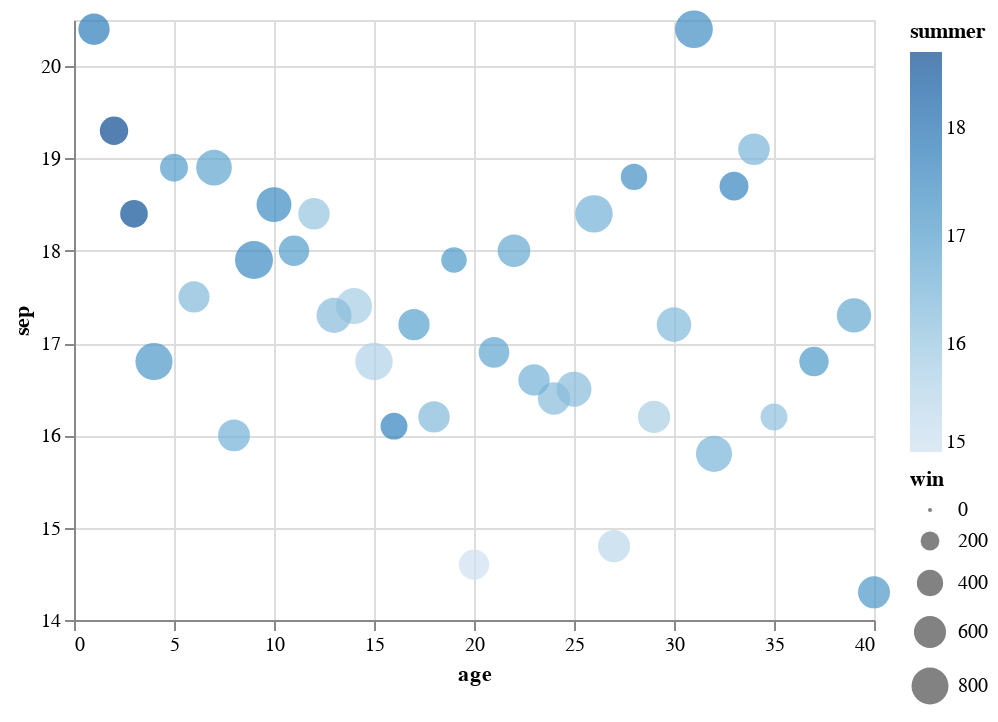

The notebook cell saved with this chart:
### Markdown cell above
## Using Size and Color

This is more of a review from previous sections but one way to visualize more dimensions is by using the size and color attributes of your scatter plots. This is rather intuitive.

### Code cell
import pandas as pd
from scipy import stats
from sklearn.linear_model import LinearRegression
from sklearn.preprocessing import LabelEncoder, StandardScaler
import altair as alt

df_bordeaux = pd.read_csv("http://dlsun.github.io/pods/data/bordeaux.csv")

alt.Chart(df_bordeaux).mark_circle().encode(
    alt.X('age',
        scale=alt.Scale(zero=False)
    ),
    alt.Y('sep',
        scale=alt.Scale(zero=False)
    ),
    color="summer",
    size="win"
)

### Figure 1 — Vega-Lite specification as saved in the notebook (floating-point values rounded to 4 significant figures)
{"config": {"view": {"continuousWidth": 400, "continuousHeight": 300}}, "data": {"name": "data-48d12def23bfff0b8e5b8e7fd22dc9b6"}, "mark": "circle", "encoding": {"color": {"type": "quantitative", "field": "summer"}, "size": {"type": "quantitative", "field": "win"}, "x": {"type": "quantitative", "field": "age", "scale": {"zero": false}}, "y": {"type": "quantitative", "field": "sep", "scale": {"zero": false}}}, "$schema": "https://vega.github.io/schema/vega-lite/v4.8.1.json", "datasets": {"data-48d12def23bfff0b8e5b8e7fd22dc9b6": [{"year": 1952, "price": 37.0, "summer": 17.1, "har": 160, "sep": 14.3, "win": 600, "age": 40}, {"year": 1953, "price": 63.0, "summer": 16.7, "har": 80, "sep": 17.3, "win": 690, "age": 39}, {"year": 1955, "price": 45.0, "summer": 17.1, "har": 130, "sep": 16.8, "win": 502, "age": 37}, {"year": 1957, "price": 22.0, "summer": 16.1, "har": 110, "sep": 16.2, "win": 420, "age": 35}, {"year": 1958, "price": 18.0, "summer": 16.4, "har": 187, "sep": 19.1, "win": 582, "age": 34}, {"year": 1959, "price": 66.0, "summer": 17.5, "har": 187, "sep": 18.7, "win": 485, "age": 33}, {"year": 1960, "price": 14.0, "summer": 16.4, "har": 290, "sep": 15.8, "win": 763, "age": 32}, {"year": 1961, "price": 100.0, "summer": 17.3, "har": 38, "sep": 20.4, "win": 830, "age": 31}, {"year": 1962, "price": 33.0, "summer": 16.3, "har": 52, "sep": 17.2, "win": 697, "age": 30}, {"year": 1963, "price": 17.0, "summer": 15.7, "har": 155, "sep": 16.2, "win": 608, "age": 29}, {"year": 1964, "price": 31.0, "summer": 17.3, "har": 96, "sep": 18.8, "win": 402, "age": 28}, {"year": 1965, "price": 11.0, "summer": 15.4, "har": 267, "sep": 14.8, "win": 602, "age": 27}, {"year": 1966, "price": 47.0, "summer": 16.5, "har": 86, "sep": 18.4, "win": 819, "age": 26}, {"year": 1967, "price": 19.0, "summer": 16.2, "har": 118, "sep": 16.5, "win": 714, "age": 25}, {"year": 1968, "price": 11.0, "summer": 16.2, "har": 292, "sep": 16.4, "win": 610, "age": 24}, {"year": 1969, "price": 12.0, "summer": 16.5, "har": 244, "sep": 16.6, "win": 575, "age": 23}, {"year": 1970, "price": 40.0, "summer": 16.7, "har": 89, "sep": 18.0, "win": 622, "age": 22}, {"year": 1971, "price": 27.0, "summer": 16.8, "har": 112, "sep": 16.9, "win": 551, "age": 21}, {"year": 1972, "price": 10.0, "summer": 15.0, "har": 158, "sep": 14.6, "win": 536, "age": 20}, {"year": 1973, "price": 16.0, "summer": 17.1, "har": 123, "sep": 17.9, "win": 376, "age": 19}, {"year": 1974, "price": 11.0, "summer": 16.3, "har": 184, "sep": 16.2, "win": 574, "age": 18}, {"year": 1975, "price": 30.0, "summer": 16.9, "har": 171, "sep": 17.2, "win": 572, "age": 17}, {"year": 1976, "price": 25.0, "summer": 17.6, "har": 247, "sep": 16.1, "win": 418, "age": 16}, {"year": 1977, "price": 11.0, "summer": 15.6, "har": 87, "sep": 16.8, "win": 821, "age": 15}, {"year": 1978, "price": 27.0, "summer": 15.8, "har": 51, "sep": 17.4, "win": 763, "age": 14}, {"year": 1979, "price": 21.0, "summer": 16.2, "har": 122, "sep": 17.3, "win": 717, "age": 13}, {"year": 1980, "price": 14.0, "summer": 16.0, "har": 74, "sep": 18.4, "win": 578, "age": 12}, {"year": 1981, "price": null, "summer": 17.0, "har": 111, "sep": 18.0, "win": 535, "age": 11}, {"year": 1982, "price": null, "summer": 17.4, "har": 162, "sep": 18.5, "win": 712, "age": 10}, {"year": 1983, "price": null, "summer": 17.4, "har": 119, "sep": 17.9, "win": 845, "age": 9}, {"year": 1984, "price": null, "summer": 16.5, "har": 119, "sep": 16.0, "win": 591, "age": 8}, {"year": 1985, "price": null, "summer": 16.8, "har": 38, "sep": 18.9, "win": 744, "age": 7}, {"year": 1986, "price": null, "summer": 16.3, "har": 171, "sep": 17.5, "win": 563, "age": 6}, {"year": 1987, "price": null, "summer": 17.0, "har": 115, "sep": 18.9, "win": 452, "age": 5}, {"year": 1988, "price": null, "summer": 17.1, "har": 59, "sep": 16.8, "win": 808, "age": 4}, {"year": 1989, "price": null, "summer": 18.6, "har": 82, "sep": 18.4, "win": 443, "age": 3}, {"year": 1990, "price": null, "summer": 18.7, "har": 80, "sep": 19.3, "win": 468, "age": 2}, {"year": 1991, "price": null, "summer": 17.7, "har": 183, "sep": 20.4, "win": 570, "age": 1}]}}
